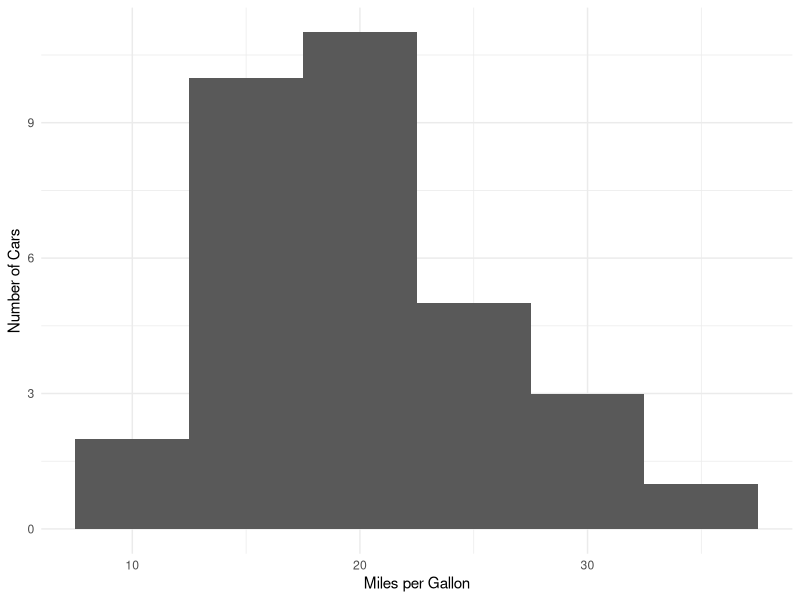
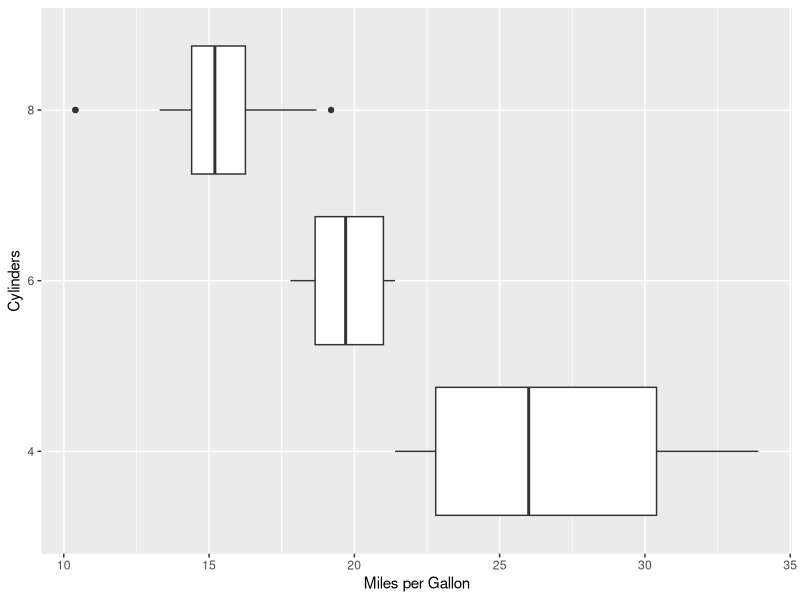
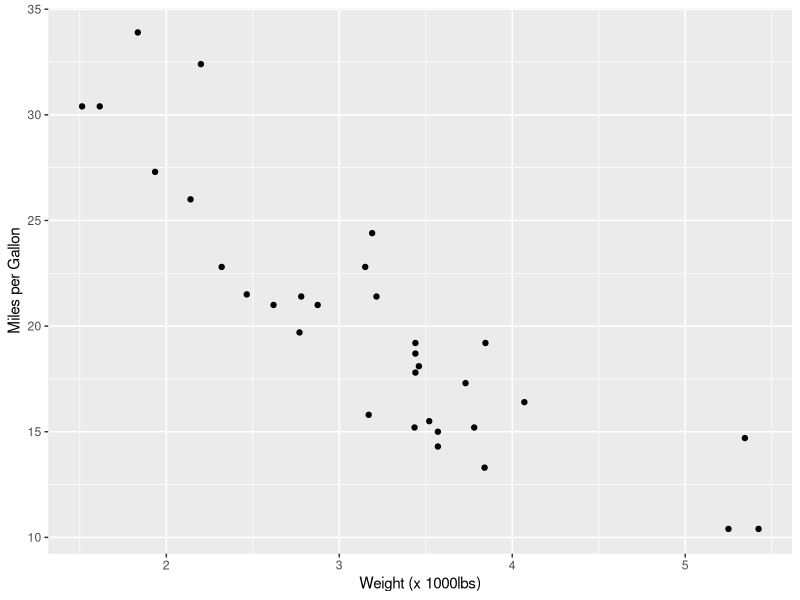
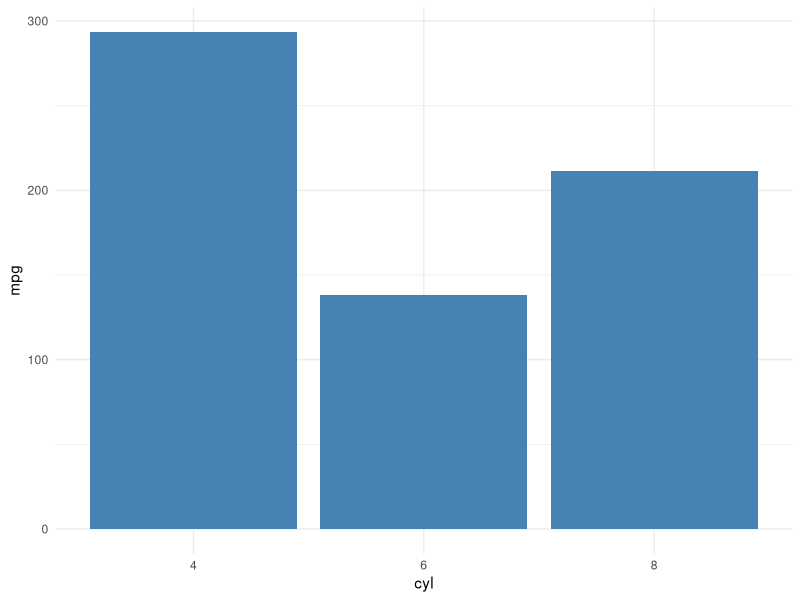
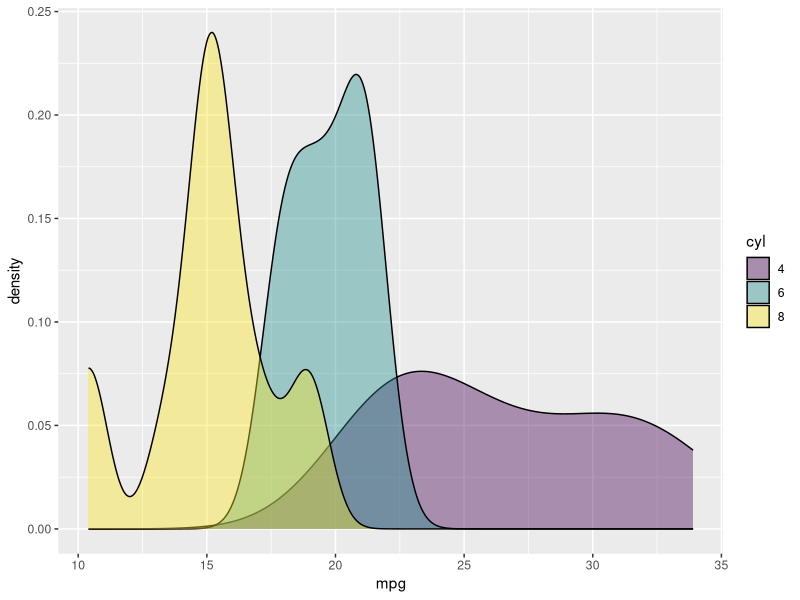

These figures' R source, in order: (Note: this script raises an error after producing the figures.)
#install.packages("ggplot2")
library(ggplot2)
library(dplyr)

mtcars <- mutate(mtcars, cyl = factor(cyl, ordered = TRUE, levels = c(4, 6, 8)))

my_histogram <- ggplot(mtcars, aes(x = mpg)) + geom_histogram(binwidth = 5)

my_histogram + xlab('Miles per Gallon') + ylab('Number of Cars') + theme_minimal()

my_boxplot <- ggplot(mtcars, aes(x = cyl, y = mpg)) + geom_boxplot() + xlab('Cylinders') + ylab('Miles per Gallon')
my_boxplot + coord_flip()

my_scatplot <- ggplot(mtcars, aes(x = wt, y = mpg)) + geom_point()
my_scatplot + xlab('Weight (x 1000lbs)') + ylab('Miles per Gallon')

my_barplot <- ggplot(data = mtcars, aes(x = mpg, y = cyl)) +
  geom_bar(stat = "identity", fill = "steelblue") +
  theme_minimal()
my_barplot + coord_flip()


ggplot(data = mtcars, aes(x = mpg, fill = cyl)) +
  geom_density(alpha = 0.4)

p + geom_vline(data = mtcars, aes(xintercept = mpg.mean, color = cyl),
             linetype = "dashed")